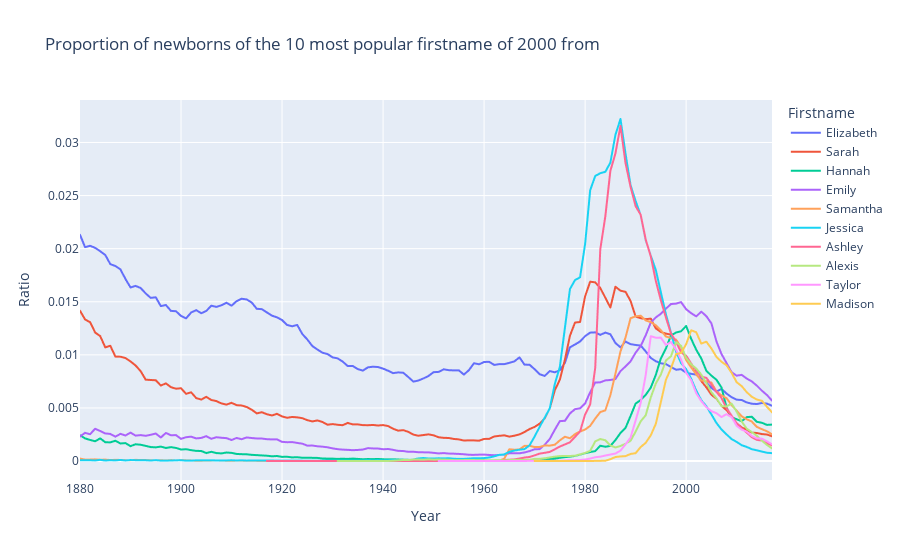

Notebook code for this chart:
### Code cell
fig = px.line(df_prop_f.toPandas(), x='year', y='ratio', color='name',
              title='Proportion of newborns of the 10 most popular firstname of 2000 from ',
              labels={'ratio':'Ratio', 'year':'Year', 'name':'Firstname'})
fig.show()

### Figure 1 — Plotly figure (JSON) as saved in the notebook; plotly's stock layout.template omitted (floating-point values rounded to 4 significant figures; data arrays with more than 128 entries replaced by an {"elided": "..."} marker saying what was removed)
{"data": [{"hovertemplate": "Firstname=Elizabeth<br>Year=%{x}<br>Ratio=%{y}<extra></extra>", "legendgroup": "Elizabeth", "line": {"color": "#636efa", "dash": "solid"}, "mode": "lines", "name": "Elizabeth", "showlegend": true, "type": "scattergl", "x": {"elided": "138 int values"}, "xaxis": "x", "y": {"elided": "138 float values"}, "yaxis": "y"}, {"hovertemplate": "Firstname=Sarah<br>Year=%{x}<br>Ratio=%{y}<extra></extra>", "legendgroup": "Sarah", "line": {"color": "#EF553B", "dash": "solid"}, "mode": "lines", "name": "Sarah", "showlegend": true, "type": "scattergl", "x": {"elided": "138 int values"}, "xaxis": "x", "y": {"elided": "138 float values"}, "yaxis": "y"}, {"hovertemplate": "Firstname=Hannah<br>Year=%{x}<br>Ratio=%{y}<extra></extra>", "legendgroup": "Hannah", "line": {"color": "#00cc96", "dash": "solid"}, "mode": "lines", "name": "Hannah", "showlegend": true, "type": "scattergl", "x": {"elided": "138 int values"}, "xaxis": "x", "y": {"elided": "138 float values"}, "yaxis": "y"}, {"hovertemplate": "Firstname=Emily<br>Year=%{x}<br>Ratio=%{y}<extra></extra>", "legendgroup": "Emily", "line": {"color": "#ab63fa", "dash": "solid"}, "mode": "lines", "name": "Emily", "showlegend": true, "type": "scattergl", "x": {"elided": "138 int values"}, "xaxis": "x", "y": {"elided": "138 float values"}, "yaxis": "y"}, {"hovertemplate": "Firstname=Samantha<br>Year=%{x}<br>Ratio=%{y}<extra></extra>", "legendgroup": "Samantha", "line": {"color": "#FFA15A", "dash": "solid"}, "mode": "lines", "name": "Samantha", "showlegend": true, "type": "scattergl", "x": {"elided": "138 int values"}, "xaxis": "x", "y": {"elided": "138 float values"}, "yaxis": "y"}, {"hovertemplate": "Firstname=Jessica<br>Year=%{x}<br>Ratio=%{y}<extra></extra>", "legendgroup": "Jessica", "line": {"color": "#19d3f3", "dash": "solid"}, "mode": "lines", "name": "Jessica", "showlegend": true, "type": "scattergl", "x": {"elided": "138 int values"}, "xaxis": "x", "y": {"elided": "138 float values"}, "yaxis": "y"}, {"hovertemplate": "Firstname=Ashley<br>Year=%{x}<br>Ratio=%{y}<extra></extra>", "legendgroup": "Ashley", "line": {"color": "#FF6692", "dash": "solid"}, "mode": "lines", "name": "Ashley", "showlegend": true, "type": "scattergl", "x": [1917, 1938, 1941, 1942, 1943, 1944, 1945, 1946, 1947, 1948, 1949, 1950, 1951, 1952, 1953, 1954, 1955, 1956, 1957, 1958, 1959, 1960, 1961, 1962, 1963, 1964, 1965, 1966, 1967, 1968, 1969, 1970, 1971, 1972, 1973, 1974, 1975, 1976, 1977, 1978, 1979, 1980, 1981, 1982, 1983, 1984, 1985, 1986, 1987, 1988, 1989, 1990, 1991, 1992, 1993, 1994, 1995, 1996, 1997, 1998, 1999, 2000, 2001, 2002, 2003, 2004, 2005, 2006, 2007, 2008, 2009, 2010, 2011, 2012, 2013, 2014, 2015, 2016, 2017], "xaxis": "x", "y": [4.624e-06, 6.344e-06, 4.967e-06, 5.923e-06, 7.168e-06, 7.535e-06, 7.651e-06, 4.455e-06, 6.205e-06, 7.657e-06, 6.43e-06, 8.756e-06, 8.329e-06, 1.294e-05, 7.975e-06, 1.081e-05, 4.092e-06, 1.196e-05, 1.321e-05, 1.89e-05, 1.829e-05, 2.77e-05, 3.965e-05, 4.831e-05, 5.604e-05, 9.553e-05, 0.0001235, 0.0001554, 0.0002338, 0.0003317, 0.00038, 0.000532, 0.0006997, 0.0007731, 0.0008593, 0.001108, 0.001364, 0.001564, 0.001765, 0.002274, 0.002773, 0.004395, 0.005323, 0.008773, 0.01993, 0.02303, 0.02732, 0.02896, 0.03156, 0.02806, 0.02582, 0.024, 0.02319, 0.02086, 0.01927, 0.01696, 0.01513, 0.01351, 0.01201, 0.01125, 0.01023, 0.009915, 0.009183, 0.008544, 0.007948, 0.007833, 0.00719, 0.006499, 0.005949, 0.004979, 0.004259, 0.003557, 0.003074, 0.002673, 0.002249, 0.001995, 0.001924, 0.001721, 0.00147], "yaxis": "y"}, {"hovertemplate": "Firstname=Alexis<br>Year=%{x}<br>Ratio=%{y}<extra></extra>", "legendgroup": "Alexis", "line": {"color": "#B6E880", "dash": "solid"}, "mode": "lines", "name": "Alexis", "showlegend": true, "type": "scattergl", "x": [1931, 1941, 1942, 1943, 1944, 1945, 1946, 1947, 1948, 1949, 1950, 1951, 1952, 1953, 1954, 1955, 1956, 1957, 1958, 1959, 1960, 1961, 1962, 1963, 1964, 1965, 1966, 1967, 1968, 1969, 1970, 1971, 1972, 1973, 1974, 1975, 1976, 1977, 1978, 1979, 1980, 1981, 1982, 1983, 1984, 1985, 1986, 1987, 1988, 1989, 1990, 1991, 1992, 1993, 1994, 1995, 1996, 1997, 1998, 1999, 2000, 2001, 2002, 2003, 2004, 2005, 2006, 2007, 2008, 2009, 2010, 2011, 2012, 2013, 2014, 2015, 2016, 2017], "xaxis": "x", "y": [4.697e-06, 4.139e-06, 2.665e-05, 6.307e-05, 9.343e-05, 9.334e-05, 0.0001407, 0.0001399, 0.0001278, 0.0001572, 0.0001343, 0.0001399, 0.0001359, 0.0001148, 9.115e-05, 8.9e-05, 9.066e-05, 9.441e-05, 9.249e-05, 8.304e-05, 8.309e-05, 7.633e-05, 7.831e-05, 8.924e-05, 5.489e-05, 9.405e-05, 0.0001093, 0.0001121, 0.0001061, 0.0001209, 0.0002025, 0.0002068, 0.0002603, 0.0003374, 0.0004096, 0.0004637, 0.000473, 0.0004729, 0.0005033, 0.0006292, 0.0007638, 0.0009504, 0.001844, 0.002073, 0.001955, 0.001462, 0.00128, 0.001414, 0.00163, 0.001907, 0.002769, 0.003739, 0.004311, 0.005988, 0.007303, 0.008151, 0.009466, 0.009867, 0.0112, 0.01085, 0.009712, 0.009114, 0.008707, 0.008142, 0.007341, 0.006484, 0.005911, 0.005159, 0.005147, 0.005412, 0.004656, 0.003714, 0.003046, 0.002727, 0.002374, 0.001919, 0.001518, 0.001194], "yaxis": "y"}, {"hovertemplate": "Firstname=Taylor<br>Year=%{x}<br>Ratio=%{y}<extra></extra>", "legendgroup": "Taylor", "line": {"color": "#FF97FF", "dash": "solid"}, "mode": "lines", "name": "Taylor", "showlegend": true, "type": "scattergl", "x": [1951, 1954, 1956, 1957, 1958, 1960, 1961, 1962, 1963, 1964, 1965, 1966, 1967, 1968, 1969, 1970, 1971, 1972, 1973, 1974, 1975, 1976, 1977, 1978, 1979, 1980, 1981, 1982, 1983, 1984, 1985, 1986, 1987, 1988, 1989, 1990, 1991, 1992, 1993, 1994, 1995, 1996, 1997, 1998, 1999, 2000, 2001, 2002, 2003, 2004, 2005, 2006, 2007, 2008, 2009, 2010, 2011, 2012, 2013, 2014, 2015, 2016, 2017], "xaxis": "x", "y": [3.887e-06, 2.575e-06, 2.989e-06, 3.913e-06, 2.984e-06, 5.44e-06, 3.469e-06, 3.051e-06, 2.594e-06, 7.389e-06, 2.833e-06, 7.092e-06, 8.48e-06, 5.487e-06, 1.067e-05, 1.201e-05, 1.322e-05, 1.381e-05, 1.852e-05, 2.726e-05, 2.538e-05, 4.641e-05, 8.023e-05, 7.834e-05, 9.22e-05, 0.000141, 0.000232, 0.0003579, 0.0004095, 0.0005162, 0.0006103, 0.0007078, 0.0009815, 0.001571, 0.002208, 0.003823, 0.005469, 0.008109, 0.01176, 0.01161, 0.01162, 0.01093, 0.01121, 0.01051, 0.009534, 0.008307, 0.007607, 0.006386, 0.005645, 0.00507, 0.004697, 0.004505, 0.004144, 0.004413, 0.004133, 0.003321, 0.002954, 0.002768, 0.002362, 0.002138, 0.002105, 0.001854, 0.001573], "yaxis": "y"}, {"hovertemplate": "Firstname=Madison<br>Year=%{x}<br>Ratio=%{y}<extra></extra>", "legendgroup": "Madison", "line": {"color": "#FECB52", "dash": "solid"}, "mode": "lines", "name": "Madison", "showlegend": true, "type": "scattergl", "x": [1970, 1971, 1972, 1975, 1981, 1984, 1985, 1986, 1987, 1988, 1989, 1990, 1991, 1992, 1993, 1994, 1995, 1996, 1997, 1998, 1999, 2000, 2001, 2002, 2003, 2004, 2005, 2006, 2007, 2008, 2009, 2010, 2011, 2012, 2013, 2014, 2015, 2016, 2017], "xaxis": "x", "y": [3.432e-06, 4.208e-06, 3.287e-06, 4.116e-06, 3.598e-06, 2.495e-05, 0.0001744, 0.0003778, 0.0004315, 0.0004623, 0.0006651, 0.0007413, 0.001317, 0.001717, 0.002423, 0.003507, 0.005559, 0.007652, 0.008728, 0.01007, 0.01018, 0.011, 0.01232, 0.01212, 0.01106, 0.01124, 0.0106, 0.009805, 0.00935, 0.009016, 0.008304, 0.007424, 0.007051, 0.006483, 0.006051, 0.005791, 0.00567, 0.00511, 0.004584], "yaxis": "y"}], "layout": {"legend": {"title": {"text": "Firstname"}, "tracegroupgap": 0}, "title": {"text": "Proportion of newborns of the 10 most popular firstname of 2000 from "}, "xaxis": {"anchor": "y", "domain": [0, 1], "title": {"text": "Year"}}, "yaxis": {"anchor": "x", "domain": [0, 1], "title": {"text": "Ratio"}}}}
